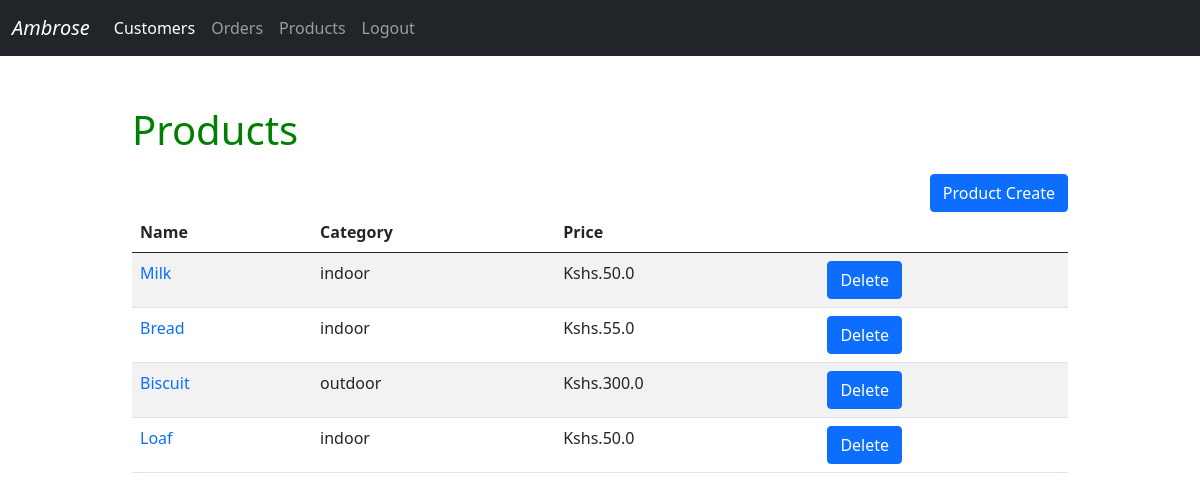
Page /dashboard/products/ (signed in) on the committed database.
### dash/models.py (models this page shows, shortened)
class Product(models.Model):
    CATEGORY = (
        ('indoor','indoor'),
        ('outdoor','outdoor'),
    )
    admin_user = models.ForeignKey(User, on_delete=models.CASCADE, null=True)
    name = models.CharField(max_length=50)
    description = models.CharField(max_length=100)
    category = models.CharField(max_length=10, choices=CATEGORY,null=True)
    price = models.FloatField()
    tags = models.ManyToManyField(Tags)
    slug = models.SlugField(max_length=50, null=True, blank=True)

### dash/views.py (the view)
# urls.py: path('products/', ProductsView.as_view(), name='productpage' ),
class ProductsView(LoginRequiredMixin,ListView):
    model = Product
    template_name = 'dash/productpage.html'
    context_object_name = 'products'
    def get_context_data(self, **kwargs):
        context = super(ProductsView, self).get_context_data(**kwargs)
        context['products'] = Product.objects.filter(admin_user=self.request.user)
        return context

### dash/templates/dash/productpage.html
{% extends "index.html" %}
{% block content %}
<section class="container">
    <h1 style="margin-bottom:20px;color:green;" >Products</h1>
    <div>
        <a style="float: right;" class="btn btn-primary" href="{% url 'dashboard:productcreatepage' %}">Product Create</a>
        <table class="table table-striped">
            <thead>
            <tr>
                <th>Name</th>
                <th>Category</th>
                <th>Price</th>
                <th></th>
            </tr>
            </thead>
            <tbody>
            {% for product in products %}
            <tr>
                <td><a style="text-decoration: none;" href="{% url 'dashboard:productupdatepage' slug=product.slug %}"> {{ product.name }}</a></td>
                <td>{{ product.category }}</td>
                <td>Kshs.{{ product.price }}</td>
                <td><a class="btn btn-primary" href="{% url 'dashboard:productdelete' slug=product.slug %}">Delete</a></td>
            </tr>
            {% endfor %}
            </tbody>
        </table>
    </div>
</section>
{% endblock %}

### templates/index.html (shortened to what this page needs)
<!DOCTYPE html>
{% load static %}
<html lang="en">
<head>
     <link rel="stylesheet" type="text/css" href="{% static 'css/bootstrap.css' %}">
     <link rel="stylesheet" type="text/css" href="{% static 'css/main.css' %}">
</head>
<body>
{% include "dash/nabar.html" %}
{% block content %}
{% endblock %}
</body>
</html>

### dash/templates/dash/nabar.html (shortened to what this page needs)
<nav class="navbar navbar-expand-lg navbar-dark bg-dark">
  <div class="container-fluid">
    <a class="navbar-brand" href="{% url 'dashboard:homepage' %}"><i>{{ request.user }}</i></a>
    <div class="collapse navbar-collapse" id="navbarNav">
      <ul class="navbar-nav">
        <li class="nav-item">
          <a class="nav-link active" aria-current="page" href="{% url 'dashboard:allcustomerspage' %}">Customers</a>
        </li>
        <li class="nav-item">
          <a class="nav-link" href="{% url 'dashboard:allorderspage' %}">Orders</a>
        </li>
        <li class="nav-item">
          <a class="nav-link" href="{% url 'dashboard:productpage' %}">Products</a>
        </li>
        {% if request.user.is_authenticated %}
        <li class="nav-item">
          <a class="nav-link" href="{% url 'dashboard:logout' %}">Logout</a>
        </li>
        {% else %}
        <li class="nav-item">
          <a class="nav-link" href="{% url 'dashboard:login' %}">Login</a>
        </li>
        {% endif %}
      </ul>
    </div>
  </div>
</nav>

### static/css/main.css (style rules this page uses)
.container { width: 80%; padding-top: 50px; }

### rows in the picture
Product: name "Milk", category "indoor", price "50.0"
Product: name "Bread", category "indoor", price "55.0"
Product: name "Biscuit", category "outdoor", price "300.0"
Product: name "Loaf", category "indoor", price "50.0"

### other values in the picture
{{ request.user }} "Ambrose"
